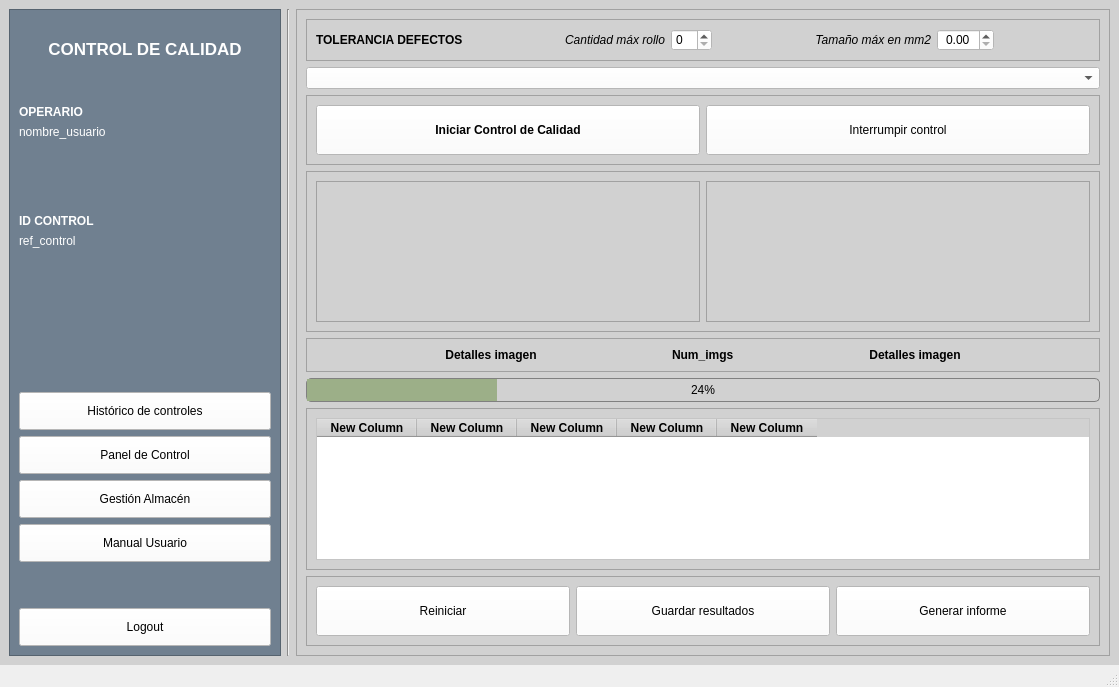
<?xml version="1.0" encoding="UTF-8"?>
<ui version="4.0">
 <class>MainWindow</class>
 <widget class="QMainWindow" name="MainWindow">
  <property name="geometry">
   <rect>
    <x>0</x>
    <y>0</y>
    <width>1119</width>
    <height>687</height>
   </rect>
  </property>
  <property name="minimumSize">
   <size>
    <width>300</width>
    <height>300</height>
   </size>
  </property>
  <property name="windowTitle">
   <string>MainWindow</string>
  </property>
  <widget class="QWidget" name="centralwidget">
   <property name="styleSheet">
    <string notr="true">background-color: #D1D1D1;</string>
   </property>
   <layout class="QHBoxLayout" name="horizontalLayout_4">
    <item>
     <layout class="QHBoxLayout" name="horizontalLayout_5" stretch="1,0,3">
      <property name="sizeConstraint">
       <enum>QLayout::SizeConstraint::SetMaximumSize</enum>
      </property>
      <item>
       <widget class="QFrame" name="barra_izq_frame">
        <property name="sizePolicy">
         <sizepolicy hsizetype="Expanding" vsizetype="Expanding">
          <horstretch>0</horstretch>
          <verstretch>0</verstretch>
         </sizepolicy>
        </property>
        <property name="styleSheet">
         <string notr="true">background-color: #708090</string>
        </property>
        <property name="frameShape">
         <enum>QFrame::Shape::StyledPanel</enum>
        </property>
        <property name="frameShadow">
         <enum>QFrame::Shadow::Raised</enum>
        </property>
        <layout class="QVBoxLayout" name="verticalLayout_5" stretch="0,0,0,0,0,1,0,0,2,0,0,0,0,0,0">
         <item>
          <widget class="QPushButton" name="pushButton_15">
           <property name="enabled">
            <bool>false</bool>
           </property>
           <property name="styleSheet">
            <string notr="true">QPushButton {
    border: none;
    background: transparent;
}
QPushButton:hover {
    background: transparent;
}
QPushButton:pressed {
    background: transparent;
}</string>
           </property>
           <property name="text">
            <string/>
           </property>
           <property name="icon">
            <iconset>
             <normaloff>logo_isli_white.ico</normaloff>logo_isli_white.ico</iconset>
           </property>
           <property name="iconSize">
            <size>
             <width>150</width>
             <height>150</height>
            </size>
           </property>
           <property name="flat">
            <bool>true</bool>
           </property>
          </widget>
         </item>
         <item>
          <widget class="QLabel" name="label">
           <property name="font">
            <font>
             <pointsize>13</pointsize>
             <bold>true</bold>
            </font>
           </property>
           <property name="styleSheet">
            <string notr="true">color: rgb(255, 255, 255);</string>
           </property>
           <property name="text">
            <string>CONTROL DE CALIDAD</string>
           </property>
           <property name="alignment">
            <set>Qt::AlignmentFlag::AlignCenter</set>
           </property>
          </widget>
         </item>
         <item>
          <spacer name="verticalSpacer_2">
           <property name="orientation">
            <enum>Qt::Orientation::Vertical</enum>
           </property>
           <property name="sizeHint" stdset="0">
            <size>
             <width>20</width>
             <height>40</height>
            </size>
           </property>
          </spacer>
         </item>
         <item>
          <widget class="QLabel" name="label_2">
           <property name="font">
            <font>
             <bold>true</bold>
            </font>
           </property>
           <property name="styleSheet">
            <string notr="true">color: rgb(255, 255, 255);</string>
           </property>
           <property name="text">
            <string>OPERARIO</string>
           </property>
          </widget>
         </item>
         <item>
          <widget class="QLabel" name="label_3">
           <property name="styleSheet">
            <string notr="true">color: rgb(255, 255, 255);</string>
           </property>
           <property name="text">
            <string>nombre_usuario</string>
           </property>
          </widget>
         </item>
         <item>
          <spacer name="verticalSpacer_3">
           <property name="orientation">
            <enum>Qt::Orientation::Vertical</enum>
           </property>
           <property name="sizeHint" stdset="0">
            <size>
             <width>20</width>
             <height>40</height>
            </size>
           </property>
          </spacer>
         </item>
         <item>
          <widget class="QLabel" name="label_10">
           <property name="minimumSize">
            <size>
             <width>0</width>
             <height>0</height>
            </size>
           </property>
           <property name="font">
            <font>
             <bold>true</bold>
            </font>
           </property>
           <property name="styleSheet">
            <string notr="true">color: rgb(255, 255, 255);</string>
           </property>
           <property name="text">
            <string>ID CONTROL</string>
           </property>
          </widget>
         </item>
         <item>
          <widget class="QLabel" name="label_11">
           <property name="styleSheet">
            <string notr="true">color: rgb(255, 255, 255);</string>
           </property>
           <property name="text">
            <string>ref_control</string>
           </property>
          </widget>
         </item>
         <item>
          <spacer name="verticalSpacer">
           <property name="orientation">
            <enum>Qt::Orientation::Vertical</enum>
           </property>
           <property name="sizeHint" stdset="0">
            <size>
             <width>20</width>
             <height>40</height>
            </size>
           </property>
          </spacer>
         </item>
         <item>
          <widget class="QPushButton" name="pushButton_historico">
           <property name="minimumSize">
            <size>
             <width>0</width>
             <height>38</height>
            </size>
           </property>
           <property name="styleSheet">
            <string notr="true">background-color: rgb(255, 255, 255);</string>
           </property>
           <property name="text">
            <string>Histórico de controles</string>
           </property>
          </widget>
         </item>
         <item>
          <widget class="QPushButton" name="pushButton_pcontrol">
           <property name="minimumSize">
            <size>
             <width>0</width>
             <height>38</height>
            </size>
           </property>
           <property name="styleSheet">
            <string notr="true">background-color: rgb(255, 255, 255);</string>
           </property>
           <property name="text">
            <string>Panel de Control</string>
           </property>
          </widget>
         </item>
         <item>
          <widget class="QPushButton" name="pushButton_gAlmacen">
           <property name="minimumSize">
            <size>
             <width>0</width>
             <height>38</height>
            </size>
           </property>
           <property name="styleSheet">
            <string notr="true">background-color: rgb(255, 255, 255);</string>
           </property>
           <property name="text">
            <string>Gestión Almacén</string>
           </property>
          </widget>
         </item>
         <item>
          <widget class="QPushButton" name="pushButton_manual">
           <property name="minimumSize">
            <size>
             <width>0</width>
             <height>38</height>
            </size>
           </property>
           <property name="styleSheet">
            <string notr="true">background-color: rgb(255, 255, 255);</string>
           </property>
           <property name="text">
            <string>Manual Usuario</string>
           </property>
          </widget>
         </item>
         <item>
          <spacer name="verticalSpacer_6">
           <property name="orientation">
            <enum>Qt::Orientation::Vertical</enum>
           </property>
           <property name="sizeHint" stdset="0">
            <size>
             <width>20</width>
             <height>40</height>
            </size>
           </property>
          </spacer>
         </item>
         <item>
          <widget class="QPushButton" name="pushButton_3">
           <property name="minimumSize">
            <size>
             <width>0</width>
             <height>38</height>
            </size>
           </property>
           <property name="styleSheet">
            <string notr="true">background-color: rgb(255, 255, 255);</string>
           </property>
           <property name="text">
            <string>Logout</string>
           </property>
          </widget>
         </item>
        </layout>
       </widget>
      </item>
      <item>
       <widget class="Line" name="line">
        <property name="orientation">
         <enum>Qt::Orientation::Vertical</enum>
        </property>
       </widget>
      </item>
      <item>
       <widget class="QFrame" name="ventana_dcha">
        <property name="frameShape">
         <enum>QFrame::Shape::StyledPanel</enum>
        </property>
        <property name="frameShadow">
         <enum>QFrame::Shadow::Raised</enum>
        </property>
        <layout class="QVBoxLayout" name="verticalLayout_3">
         <item>
          <widget class="QFrame" name="frame_6">
           <property name="styleSheet">
            <string notr="true">background-color: #D1D1D1;</string>
           </property>
           <property name="frameShape">
            <enum>QFrame::Shape::StyledPanel</enum>
           </property>
           <property name="frameShadow">
            <enum>QFrame::Shadow::Raised</enum>
           </property>
           <layout class="QHBoxLayout" name="horizontalLayout_8" stretch="0,0,0,0,0,0,0,0">
            <item>
             <widget class="QLabel" name="label_8">
              <property name="font">
               <font>
                <bold>true</bold>
               </font>
              </property>
              <property name="text">
               <string>TOLERANCIA DEFECTOS</string>
              </property>
             </widget>
            </item>
            <item>
             <spacer name="horizontalSpacer">
              <property name="orientation">
               <enum>Qt::Orientation::Horizontal</enum>
              </property>
              <property name="sizeHint" stdset="0">
               <size>
                <width>40</width>
                <height>20</height>
               </size>
              </property>
             </spacer>
            </item>
            <item>
             <widget class="QLabel" name="label_7">
              <property name="font">
               <font>
                <italic>true</italic>
               </font>
              </property>
              <property name="text">
               <string>Cantidad máx rollo</string>
              </property>
              <property name="alignment">
               <set>Qt::AlignmentFlag::AlignRight|Qt::AlignmentFlag::AlignTrailing|Qt::AlignmentFlag::AlignVCenter</set>
              </property>
             </widget>
            </item>
            <item>
             <widget class="QSpinBox" name="spinBox">
              <property name="styleSheet">
               <string notr="true">background-color: rgb(255, 255, 255);</string>
              </property>
             </widget>
            </item>
            <item>
             <spacer name="horizontalSpacer_2">
              <property name="orientation">
               <enum>Qt::Orientation::Horizontal</enum>
              </property>
              <property name="sizeHint" stdset="0">
               <size>
                <width>40</width>
                <height>20</height>
               </size>
              </property>
             </spacer>
            </item>
            <item>
             <widget class="QLabel" name="label_4">
              <property name="font">
               <font>
                <italic>true</italic>
               </font>
              </property>
              <property name="text">
               <string>Tamaño máx en mm2</string>
              </property>
              <property name="alignment">
               <set>Qt::AlignmentFlag::AlignRight|Qt::AlignmentFlag::AlignTrailing|Qt::AlignmentFlag::AlignVCenter</set>
              </property>
             </widget>
            </item>
            <item>
             <widget class="QDoubleSpinBox" name="doubleSpinBox">
              <property name="styleSheet">
               <string notr="true">background-color: rgb(255, 255, 255);</string>
              </property>
              <property name="alignment">
               <set>Qt::AlignmentFlag::AlignCenter</set>
              </property>
              <property name="stepType">
               <enum>QAbstractSpinBox::StepType::AdaptiveDecimalStepType</enum>
              </property>
             </widget>
            </item>
            <item>
             <spacer name="horizontalSpacer_3">
              <property name="orientation">
               <enum>Qt::Orientation::Horizontal</enum>
              </property>
              <property name="sizeHint" stdset="0">
               <size>
                <width>40</width>
                <height>20</height>
               </size>
              </property>
             </spacer>
            </item>
           </layout>
          </widget>
         </item>
         <item>
          <widget class="QComboBox" name="comboBox">
           <property name="styleSheet">
            <string notr="true">background-color: rgb(255, 255, 255);</string>
           </property>
           <property name="placeholderText">
            <string/>
           </property>
          </widget>
         </item>
         <item>
          <widget class="QFrame" name="frame_5">
           <property name="styleSheet">
            <string notr="true">background-color: #D1D1D1;</string>
           </property>
           <property name="frameShape">
            <enum>QFrame::Shape::StyledPanel</enum>
           </property>
           <property name="frameShadow">
            <enum>QFrame::Shadow::Raised</enum>
           </property>
           <layout class="QHBoxLayout" name="horizontalLayout_7">
            <item>
             <widget class="QPushButton" name="pushButton_5">
              <property name="minimumSize">
               <size>
                <width>0</width>
                <height>50</height>
               </size>
              </property>
              <property name="maximumSize">
               <size>
                <width>16777215</width>
                <height>16777215</height>
               </size>
              </property>
              <property name="font">
               <font>
                <bold>true</bold>
               </font>
              </property>
              <property name="styleSheet">
               <string notr="true">background-color: rgb(255, 255, 255);</string>
              </property>
              <property name="text">
               <string>Iniciar Control de Calidad</string>
              </property>
             </widget>
            </item>
            <item>
             <widget class="QPushButton" name="pushButton_4">
              <property name="minimumSize">
               <size>
                <width>0</width>
                <height>50</height>
               </size>
              </property>
              <property name="styleSheet">
               <string notr="true">background-color: rgb(255, 255, 255);</string>
              </property>
              <property name="text">
               <string>Interrumpir control</string>
              </property>
             </widget>
            </item>
           </layout>
          </widget>
         </item>
         <item>
          <widget class="QFrame" name="frame_3">
           <property name="styleSheet">
            <string notr="true">background-color: #D1D1D1;</string>
           </property>
           <property name="frameShape">
            <enum>QFrame::Shape::StyledPanel</enum>
           </property>
           <property name="frameShadow">
            <enum>QFrame::Shadow::Raised</enum>
           </property>
           <layout class="QHBoxLayout" name="horizontalLayout">
            <item>
             <widget class="QGraphicsView" name="graphicsView_2"/>
            </item>
            <item>
             <widget class="QGraphicsView" name="graphicsView"/>
            </item>
           </layout>
          </widget>
         </item>
         <item>
          <widget class="QFrame" name="frame_2">
           <property name="styleSheet">
            <string notr="true"/>
           </property>
           <property name="frameShape">
            <enum>QFrame::Shape::StyledPanel</enum>
           </property>
           <property name="frameShadow">
            <enum>QFrame::Shadow::Raised</enum>
           </property>
           <layout class="QHBoxLayout" name="horizontalLayout_3" stretch="1,0,1">
            <item>
             <widget class="QLabel" name="label_6">
              <property name="font">
               <font>
                <bold>true</bold>
               </font>
              </property>
              <property name="text">
               <string>Detalles imagen</string>
              </property>
              <property name="alignment">
               <set>Qt::AlignmentFlag::AlignCenter</set>
              </property>
             </widget>
            </item>
            <item>
             <widget class="QLabel" name="label_contador">
              <property name="font">
               <font>
                <bold>true</bold>
               </font>
              </property>
              <property name="text">
               <string>Num_imgs</string>
              </property>
             </widget>
            </item>
            <item>
             <widget class="QLabel" name="label_5">
              <property name="font">
               <font>
                <bold>true</bold>
               </font>
              </property>
              <property name="styleSheet">
               <string notr="true"/>
              </property>
              <property name="text">
               <string>Detalles imagen</string>
              </property>
              <property name="alignment">
               <set>Qt::AlignmentFlag::AlignCenter</set>
              </property>
             </widget>
            </item>
           </layout>
          </widget>
         </item>
         <item>
          <widget class="QProgressBar" name="progressBar">
           <property name="font">
            <font>
             <underline>false</underline>
             <kerning>true</kerning>
            </font>
           </property>
           <property name="mouseTracking">
            <bool>false</bool>
           </property>
           <property name="autoFillBackground">
            <bool>false</bool>
           </property>
           <property name="styleSheet">
            <string notr="true">QProgressBar {
    border: 1px solid grey;
    border-radius: 5px;
    text-align: center;
}

QProgressBar::chunk {
    background-color: #9CAF88;
    width: 10px;
}</string>
           </property>
           <property name="maximum">
            <number>100</number>
           </property>
           <property name="value">
            <number>24</number>
           </property>
          </widget>
         </item>
         <item>
          <widget class="QFrame" name="frame">
           <property name="styleSheet">
            <string notr="true">background-color: #D1D1D1;</string>
           </property>
           <property name="frameShape">
            <enum>QFrame::Shape::StyledPanel</enum>
           </property>
           <property name="frameShadow">
            <enum>QFrame::Shadow::Raised</enum>
           </property>
           <layout class="QHBoxLayout" name="horizontalLayout_2">
            <item>
             <widget class="QTableWidget" name="tableWidget">
              <property name="font">
               <font>
                <bold>false</bold>
               </font>
              </property>
              <property name="styleSheet">
               <string notr="true">QHeaderView::section {
    font-weight: bold;
}
QTableWidget {
    background-color: white;
}
QTableWidget::item {
    font-weight: normal;
}</string>
              </property>
              <column>
               <property name="text">
                <string>New Column</string>
               </property>
              </column>
              <column>
               <property name="text">
                <string>New Column</string>
               </property>
              </column>
              <column>
               <property name="text">
                <string>New Column</string>
               </property>
              </column>
              <column>
               <property name="text">
                <string>New Column</string>
               </property>
              </column>
              <column>
               <property name="text">
                <string>New Column</string>
               </property>
              </column>
             </widget>
            </item>
           </layout>
          </widget>
         </item>
         <item>
          <widget class="QFrame" name="frame_4">
           <property name="styleSheet">
            <string notr="true">background-color: #D1D1D1;</string>
           </property>
           <property name="frameShape">
            <enum>QFrame::Shape::StyledPanel</enum>
           </property>
           <property name="frameShadow">
            <enum>QFrame::Shadow::Raised</enum>
           </property>
           <layout class="QHBoxLayout" name="horizontalLayout_6">
            <item>
             <widget class="QPushButton" name="pushButton_2">
              <property name="minimumSize">
               <size>
                <width>0</width>
                <height>50</height>
               </size>
              </property>
              <property name="maximumSize">
               <size>
                <width>16777215</width>
                <height>16777215</height>
               </size>
              </property>
              <property name="styleSheet">
               <string notr="true">background-color: rgb(255, 255, 255);</string>
              </property>
              <property name="text">
               <string>Reiniciar</string>
              </property>
             </widget>
            </item>
            <item>
             <widget class="QPushButton" name="pushButton_8">
              <property name="minimumSize">
               <size>
                <width>0</width>
                <height>50</height>
               </size>
              </property>
              <property name="styleSheet">
               <string notr="true">background-color: rgb(255, 255, 255);</string>
              </property>
              <property name="text">
               <string>Guardar resultados</string>
              </property>
             </widget>
            </item>
            <item>
             <widget class="QPushButton" name="pushButton_report">
              <property name="minimumSize">
               <size>
                <width>0</width>
                <height>50</height>
               </size>
              </property>
              <property name="styleSheet">
               <string notr="true">background-color: rgb(255, 255, 255);</string>
              </property>
              <property name="text">
               <string>Generar informe</string>
              </property>
             </widget>
            </item>
           </layout>
          </widget>
         </item>
        </layout>
       </widget>
      </item>
     </layout>
    </item>
   </layout>
  </widget>
  <widget class="QMenuBar" name="menubar">
   <property name="geometry">
    <rect>
     <x>0</x>
     <y>0</y>
     <width>1119</width>
     <height>30</height>
    </rect>
   </property>
  </widget>
  <widget class="QStatusBar" name="statusbar"/>
 </widget>
 <resources/>
 <connections/>
</ui>
